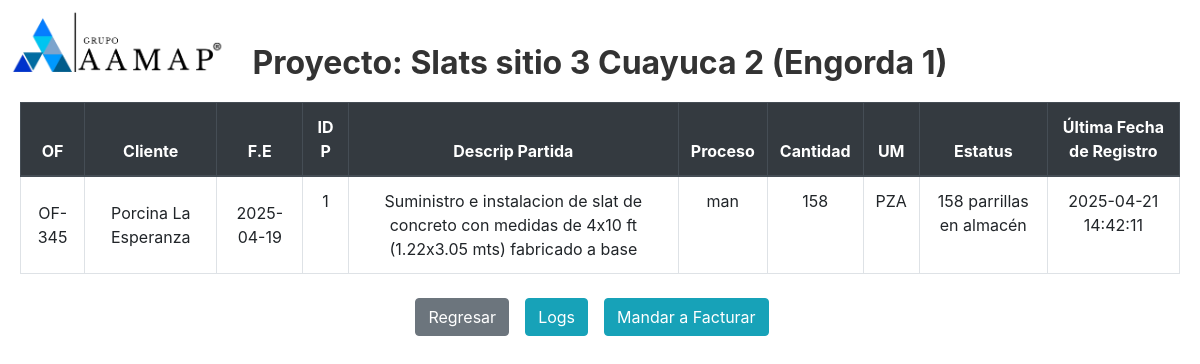
Page /ERP/ver_proyecto.php?id=345 (signed in) on the committed database.
### tables this page shows
CREATE TABLE `orden_fab` (
  `id_fab` int(11) NOT NULL,
  `plano_ref` varchar(255) NOT NULL,
  `nota` text DEFAULT NULL,
  `observaciones` text DEFAULT NULL,
  `of_created` timestamp NOT NULL DEFAULT current_timestamp(),
  `id_proyecto` varchar(100) NOT NULL,
  `id_cliente` int(11) NOT NULL,
  `updated_at` timestamp NOT NULL DEFAULT current_timestamp() ON UPDATE current_timestamp()
);

CREATE TABLE `proyectos` (
  `cod_fab` varchar(100) NOT NULL,
  `id_cliente` int(11) DEFAULT NULL,
  `nombre` varchar(255) DEFAULT NULL,
  `descripcion` text DEFAULT NULL,
  `id_pedido` int(11) DEFAULT NULL,
  `fecha_entrega` date DEFAULT NULL,
  `etapa` enum('creado','aprobado','directo','rechazado','en proceso','finalizado','facturacion') DEFAULT 'creado',
  `observaciones` text DEFAULT NULL,
  `fecha_creacion` timestamp NOT NULL DEFAULT current_timestamp(),
  `id_comprador` int(11) DEFAULT NULL
);

CREATE TABLE `partidas` (
  `id` int(11) NOT NULL,
  `descripcion` varchar(255) NOT NULL,
  `cod_fab` varchar(100) NOT NULL,
  `proceso` varchar(10) DEFAULT NULL,
  `cantidad` int(11) NOT NULL,
  `unidad_medida` varchar(10) NOT NULL,
  `precio_unitario` float NOT NULL,
  `subtotal` decimal(10,2) GENERATED ALWAYS AS (`cantidad` * `precio_unitario`) VIRTUAL,
  `iva` decimal(10,2) GENERATED ALWAYS AS (`subtotal` * 0.16) VIRTUAL,
  `total` decimal(10,2) GENERATED ALWAYS AS (`subtotal` + `iva`) VIRTUAL,
  `id_pd` int(11) DEFAULT NULL
);

CREATE TABLE `clientes_p` (
  `id` int(11) NOT NULL,
  `nombre_comercial` varchar(100) NOT NULL,
  `razon_social` varchar(150) NOT NULL,
  `rfc` varchar(30) NOT NULL,
  `direccion` varchar(100) NOT NULL,
  `activo` tinyint(1) NOT NULL DEFAULT 1
);

### role.php (called while the page is built, shortened)
<?php
if (isset($_SESSION['username'])) {
    $username = $_SESSION['username'];
} else {
    echo "No has iniciado sesión.";
}
?>

### ERP/ver_proyecto.php (the view, shortened to what this page needs)
<?php
require 'C:/xampp/htdocs/db_connect.php';
require 'C:/xampp/htdocs/role.php';
$proyecto_id = filter_var($_GET['id'], FILTER_SANITIZE_STRING);
$sql = "SELECT
            of.id_fab AS proyecto_id,
            p.cod_fab,
            p.nombre AS nombre_proyecto,
            c.nombre_comercial AS nombre_cliente,
            p.fecha_entrega,
            p.etapa
        FROM orden_fab of
        INNER JOIN proyectos p ON of.id_proyecto = p.cod_fab
        INNER JOIN clientes_p c ON of.id_cliente = c.id
        WHERE of.id_fab = ?";
$stmt = $conn->prepare($sql);
$stmt->bind_param("s", $proyecto_id);
if (!$stmt->execute()) {
    echo "Error al ejecutar la consulta: " . $stmt->error;
    exit();
}
$result = $stmt->get_result();
$proyecto = $result->fetch_assoc();
$sqlPartidas = "SELECT
                    pa.id AS partida_id,
                    pa.descripcion AS nombre_partida,
                    pa.proceso,
                    pa.cantidad,
                    pa.unidad_medida,
                    (SELECT re.estatus_log
                     FROM registro_estatus re
                     WHERE re.id_partida = pa.id
                     ORDER BY re.fecha_log DESC
                     LIMIT 1) AS estatus,
                    (SELECT MAX(re.fecha_log)
                     FROM registro_estatus re
                     WHERE re.id_partida = pa.id) AS ultimo_registro
                FROM partidas pa
                WHERE pa.cod_fab = (SELECT id_proyecto FROM orden_fab WHERE id_fab = ?)";
$stmtPartidas = $conn->prepare($sqlPartidas);
$stmtPartidas->bind_param("s", $proyecto_id);
if (!$stmtPartidas->execute()) {
    echo "Error al ejecutar la consulta de partidas: " . $stmtPartidas->error;
    exit();
}
$resultPartidas = $stmtPartidas->get_result();
$partidas = $resultPartidas->fetch_all(MYSQLI_ASSOC);
?>
<!DOCTYPE html>
<html lang="es">
<head>
    <link rel="stylesheet" href="https://stackpath.bootstrapcdn.com/bootstrap/4.5.2/css/bootstrap.min.css">
    <link rel="stylesheet" type="text/css" href="stprojects.css">
</head>
<body>
<div class="container mt-4">
<img src="/assets/grupo_aamap.webp" alt="Logo AAMAP" style="width: 18%; position: absolute; top: 8px; left: 10px;">
    <?php if ($proyecto['etapa'] != 'creado'): ?>
    <?php echo "<h1>Proyecto: " . htmlspecialchars($proyecto['nombre_proyecto']) . "</h1>";?>
    <table class="table table-bordered">
        <thead class="thead-dark">
            <tr>
                <th>OF</th>
                <th>Cliente</th>
                <th>F.E</th>
                <th>ID P</th>
                <th>Descrip Partida</th>
                <th>Proceso</th>
                <th>Cantidad</th>
                <th>UM</th>
                <th>Estatus</th>
                <th>Última Fecha de Registro</th>
            </tr>
        </thead>
        <tbody>
        <?php
        $pr = 1;
        $numRows = count($partidas);
        if (!empty($partidas)) {
            foreach ($partidas as $key => $row) {
                echo "<tr>";
                if ($key === 0) {
                    echo "<td rowspan='" . $numRows . "' class='text-center align-middle'>" . 'OF-' . htmlspecialchars($proyecto['proyecto_id']) . "</td>";
                    echo "<td rowspan='" . $numRows . "' class='text-center align-middle'>" . htmlspecialchars($proyecto['nombre_cliente']) . "</td>";
                    echo "<td rowspan='" . $numRows . "' class='text-center align-middle'>" . htmlspecialchars($proyecto['fecha_entrega']) . "</td>";
                }
                echo "<td>" . $pr . "</td>";
                echo "<td>" . htmlspecialchars($row['nombre_partida']) . "</td>";
                echo "<td>" . htmlspecialchars($row['proceso']) . "</td>";
                echo "<td>" . htmlspecialchars($row['cantidad']) . "</td>";
                echo "<td>" . htmlspecialchars($row['unidad_medida']) . "</td>";
                $pr = $pr + 1;
                if ($proyecto['etapa'] == 'en proceso' || $proyecto['etapa'] == 'directo'):
                    echo "<td data-id='" . htmlspecialchars($row['partida_id']) . "' class='editable'>" . htmlspecialchars($row['estatus']) . "</td>";
                    echo "<td>" . htmlspecialchars($row['ultimo_registro']) . "</td>";
                    echo "</tr>";
                endif;
            }
        } else {
            echo "<tr>";
            echo "<td colspan='14' class='text-center'>No se encontraron partidas para este proyecto.</td>";
            echo "</tr>";
        }
        ?>
        </tbody>
    </table>
    <?php endif; ?>
    <div class="mt-4 d-flex justify-content-center gap-3">
        <a href="all_projects.php" class="btn btn-secondary mr-3">Regresar</a>
        <?php if ($proyecto['etapa'] != 'creado'): ?>
            <a href="ver_logs.php?id=<?php echo urlencode($proyecto['proyecto_id']); ?>" class="btn btn-info mr-3">Logs</a>
        <?php endif; ?>
        <?php if($username == 'CIS' || $username == 'admin' || $username == 'l.aca'):
        if ($proyecto['etapa'] == 'en proceso' || $proyecto['etapa'] == 'directo'): ?>
            <a href="mandar_facturacion.php?id=<?php echo urlencode($proyecto['proyecto_id']); ?>" class="btn btn-info mr-3">Mandar a Facturar</a>
        <?php endif;
        endif; ?>
    </div>
</div>
</body>
</html>

### ERP/stprojects.css (style rules this page uses)
body { margin: 0; padding: 0; display: flex; flex-direction: column; height: 100vh; }
.container { margin: 30px auto; padding: 20px; max-width: 1200px; border-radius: 10px; text-align: center; }
h1 { font-size: 32px; font-weight: bold; color: #333; margin-bottom: 20px; }

### rows in the picture
orden_fab: id_proyecto.nombre "Slats sitio 3 Cuayuca 2 (Engorda 1)", id_fab "345"
partidas: cod_fab.fecha_entrega "2025-04-19", descripcion "Suministro e instalacion de slat de concreto con medidas de 4x10 ft (1.22x3.05 mts) fabricado a base", proceso "man", cantidad "158", unidad_medida "PZA", estatus "158 parrillas en almacén", ultimo_registro "2025-04-21 14:42:11"
clientes_p: nombre_comercial "Porcina La Esperanza"
